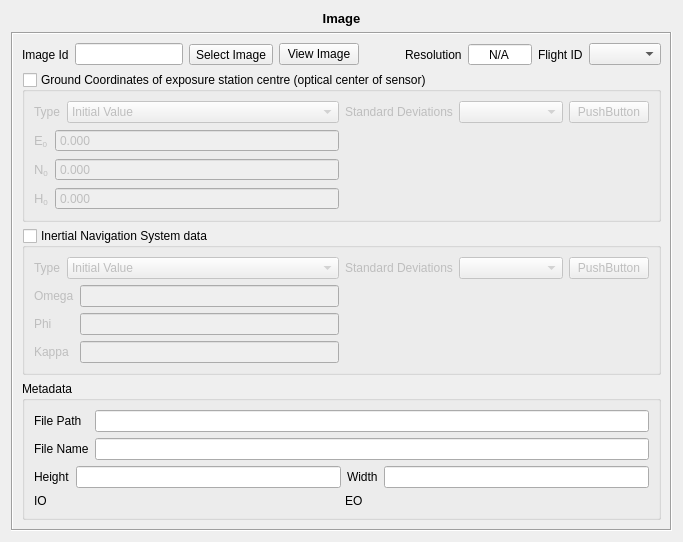
<?xml version="1.0" encoding="UTF-8"?>
<ui version="4.0">
 <class>ImageView</class>
 <widget class="QWidget" name="ImageView">
  <property name="geometry">
   <rect>
    <x>0</x>
    <y>0</y>
    <width>716</width>
    <height>622</height>
   </rect>
  </property>
  <property name="windowTitle">
   <string>Form</string>
  </property>
  <layout class="QVBoxLayout" name="verticalLayout_13">
   <property name="sizeConstraint">
    <enum>QLayout::SetFixedSize</enum>
   </property>
   <item>
    <widget class="QLabel" name="label_8">
     <property name="text">
      <string>&lt;!DOCTYPE HTML PUBLIC &quot;-//W3C//DTD HTML 4.0//EN&quot; &quot;http://www.w3.org/TR/REC-html40/strict.dtd&quot;&gt;
&lt;html&gt;&lt;head&gt;&lt;meta name=&quot;qrichtext&quot; content=&quot;1&quot; /&gt;&lt;style type=&quot;text/css&quot;&gt;
p, li { white-space: pre-wrap; }
&lt;/style&gt;&lt;/head&gt;&lt;body style=&quot; font-family:'Sans'; font-size:10pt; font-weight:400; font-style:normal;&quot;&gt;
&lt;p style=&quot; margin-top:0px; margin-bottom:0px; margin-left:0px; margin-right:0px; -qt-block-indent:0; text-indent:0px;&quot;&gt;&lt;span style=&quot; font-weight:600;&quot;&gt;Image&lt;/span&gt;&lt;/p&gt;&lt;/body&gt;&lt;/html&gt;</string>
     </property>
     <property name="alignment">
      <set>Qt::AlignCenter</set>
     </property>
    </widget>
   </item>
   <item>
    <widget class="QFrame" name="frame">
     <property name="frameShape">
      <enum>QFrame::Box</enum>
     </property>
     <property name="frameShadow">
      <enum>QFrame::Sunken</enum>
     </property>
     <layout class="QVBoxLayout" name="verticalLayout_12">
      <item>
       <layout class="QHBoxLayout" name="horizontalLayout_10">
        <item>
         <widget class="QLabel" name="label">
          <property name="text">
           <string>Image Id</string>
          </property>
         </widget>
        </item>
        <item>
         <widget class="QLineEdit" name="imageIDLine"/>
        </item>
        <item>
         <widget class="QToolButton" name="fileImageButton">
          <property name="text">
           <string>Select Image</string>
          </property>
         </widget>
        </item>
        <item>
         <widget class="QPushButton" name="viewButton">
          <property name="text">
           <string>View Image</string>
          </property>
         </widget>
        </item>
        <item>
         <spacer name="horizontalSpacer">
          <property name="orientation">
           <enum>Qt::Horizontal</enum>
          </property>
          <property name="sizeHint" stdset="0">
           <size>
            <width>40</width>
            <height>20</height>
           </size>
          </property>
         </spacer>
        </item>
        <item>
         <widget class="QLabel" name="label_7">
          <property name="text">
           <string>Resolution</string>
          </property>
         </widget>
        </item>
        <item>
         <widget class="QSpinBox" name="resolutionSpin">
          <property name="autoFillBackground">
           <bool>false</bool>
          </property>
          <property name="alignment">
           <set>Qt::AlignCenter</set>
          </property>
          <property name="buttonSymbols">
           <enum>QAbstractSpinBox::NoButtons</enum>
          </property>
          <property name="specialValueText">
           <string>N/A</string>
          </property>
          <property name="accelerated">
           <bool>true</bool>
          </property>
          <property name="suffix">
           <string> dpi</string>
          </property>
          <property name="minimum">
           <number>0</number>
          </property>
          <property name="maximum">
           <number>10000</number>
          </property>
          <property name="value">
           <number>0</number>
          </property>
         </widget>
        </item>
        <item>
         <widget class="QLabel" name="label_6">
          <property name="text">
           <string>Flight ID</string>
          </property>
         </widget>
        </item>
        <item>
         <widget class="QComboBox" name="flightIdComboBox"/>
        </item>
       </layout>
      </item>
      <item>
       <widget class="QGroupBox" name="gnssGroup">
        <property name="minimumSize">
         <size>
          <width>0</width>
          <height>100</height>
         </size>
        </property>
        <property name="title">
         <string>Ground Coordinates of exposure station centre (optical center of sensor)</string>
        </property>
        <property name="checkable">
         <bool>true</bool>
        </property>
        <property name="checked">
         <bool>false</bool>
        </property>
        <layout class="QHBoxLayout" name="horizontalLayout_6" stretch="1,1">
         <item>
          <layout class="QVBoxLayout" name="verticalLayout_8">
           <item>
            <layout class="QHBoxLayout" name="horizontalLayout_11" stretch="0,1">
             <item>
              <widget class="QLabel" name="label_11">
               <property name="text">
                <string>Type</string>
               </property>
              </widget>
             </item>
             <item>
              <widget class="QComboBox" name="gnssTypeComboBox">
               <item>
                <property name="text">
                 <string>Initial Value</string>
                </property>
               </item>
               <item>
                <property name="text">
                 <string>Fixed Value</string>
                </property>
               </item>
               <item>
                <property name="text">
                 <string>Not Considered</string>
                </property>
               </item>
              </widget>
             </item>
            </layout>
           </item>
           <item>
            <layout class="QHBoxLayout" name="horizontalLayout_5" stretch="0,1">
             <item>
              <layout class="QVBoxLayout" name="verticalLayout_6">
               <item>
                <widget class="QLabel" name="label_17">
                 <property name="text">
                  <string>&lt;!DOCTYPE HTML PUBLIC &quot;-//W3C//DTD HTML 4.0//EN&quot; &quot;http://www.w3.org/TR/REC-html40/strict.dtd&quot;&gt;
&lt;html&gt;&lt;head&gt;&lt;meta name=&quot;qrichtext&quot; content=&quot;1&quot; /&gt;&lt;style type=&quot;text/css&quot;&gt;
p, li { white-space: pre-wrap; }
&lt;/style&gt;&lt;/head&gt;&lt;body style=&quot; font-family:'Sans'; font-size:10pt; font-weight:400; font-style:normal;&quot;&gt;
&lt;table style=&quot;-qt-table-type: root; margin-top:4px; margin-bottom:4px; margin-left:4px; margin-right:4px;&quot;&gt;
&lt;tr&gt;
&lt;td style=&quot;border: none;&quot;&gt;
&lt;p style=&quot; margin-top:0px; margin-bottom:0px; margin-left:0px; margin-right:0px; -qt-block-indent:0; text-indent:0px;&quot;&gt;E&lt;span style=&quot; vertical-align:sub;&quot;&gt;0&lt;/span&gt;&lt;/p&gt;&lt;/td&gt;&lt;/tr&gt;&lt;/table&gt;&lt;/body&gt;&lt;/html&gt;</string>
                 </property>
                </widget>
               </item>
               <item>
                <widget class="QLabel" name="label_18">
                 <property name="text">
                  <string>&lt;!DOCTYPE HTML PUBLIC &quot;-//W3C//DTD HTML 4.0//EN&quot; &quot;http://www.w3.org/TR/REC-html40/strict.dtd&quot;&gt;
&lt;html&gt;&lt;head&gt;&lt;meta name=&quot;qrichtext&quot; content=&quot;1&quot; /&gt;&lt;style type=&quot;text/css&quot;&gt;
p, li { white-space: pre-wrap; }
&lt;/style&gt;&lt;/head&gt;&lt;body style=&quot; font-family:'Sans'; font-size:10pt; font-weight:400; font-style:normal;&quot;&gt;
&lt;table style=&quot;-qt-table-type: root; margin-top:4px; margin-bottom:4px; margin-left:4px; margin-right:4px;&quot;&gt;
&lt;tr&gt;
&lt;td style=&quot;border: none;&quot;&gt;
&lt;p style=&quot; margin-top:0px; margin-bottom:0px; margin-left:0px; margin-right:0px; -qt-block-indent:0; text-indent:0px;&quot;&gt;N&lt;span style=&quot; vertical-align:sub;&quot;&gt;0&lt;/span&gt;&lt;/p&gt;&lt;/td&gt;&lt;/tr&gt;&lt;/table&gt;&lt;/body&gt;&lt;/html&gt;</string>
                 </property>
                </widget>
               </item>
               <item>
                <widget class="QLabel" name="label_19">
                 <property name="text">
                  <string>&lt;!DOCTYPE HTML PUBLIC &quot;-//W3C//DTD HTML 4.0//EN&quot; &quot;http://www.w3.org/TR/REC-html40/strict.dtd&quot;&gt;
&lt;html&gt;&lt;head&gt;&lt;meta name=&quot;qrichtext&quot; content=&quot;1&quot; /&gt;&lt;style type=&quot;text/css&quot;&gt;
p, li { white-space: pre-wrap; }
&lt;/style&gt;&lt;/head&gt;&lt;body style=&quot; font-family:'Sans'; font-size:10pt; font-weight:400; font-style:normal;&quot;&gt;
&lt;table style=&quot;-qt-table-type: root; margin-top:4px; margin-bottom:4px; margin-left:4px; margin-right:4px;&quot;&gt;
&lt;tr&gt;
&lt;td style=&quot;border: none;&quot;&gt;
&lt;p style=&quot; margin-top:0px; margin-bottom:0px; margin-left:0px; margin-right:0px; -qt-block-indent:0; text-indent:0px;&quot;&gt;H&lt;span style=&quot; vertical-align:sub;&quot;&gt;0&lt;/span&gt;&lt;/p&gt;&lt;/td&gt;&lt;/tr&gt;&lt;/table&gt;&lt;/body&gt;&lt;/html&gt;</string>
                 </property>
                </widget>
               </item>
              </layout>
             </item>
             <item>
              <layout class="QVBoxLayout" name="verticalLayout_7">
               <item>
                <widget class="EfotoDoubleSpinBox" name="eDoubleSpinBox_2">
                 <property name="buttonSymbols">
                  <enum>QAbstractSpinBox::NoButtons</enum>
                 </property>
                 <property name="accelerated">
                  <bool>true</bool>
                 </property>
                 <property name="decimals">
                  <number>3</number>
                 </property>
                 <property name="minimum">
                  <double>0.000000000000000</double>
                 </property>
                 <property name="maximum">
                  <double>999999.000000000000000</double>
                 </property>
                 <property name="value">
                  <double>0.000000000000000</double>
                 </property>
                </widget>
               </item>
               <item>
                <widget class="EfotoDoubleSpinBox" name="nDoubleSpinBox_2">
                 <property name="buttonSymbols">
                  <enum>QAbstractSpinBox::NoButtons</enum>
                 </property>
                 <property name="accelerated">
                  <bool>true</bool>
                 </property>
                 <property name="decimals">
                  <number>3</number>
                 </property>
                 <property name="minimum">
                  <double>0.000000000000000</double>
                 </property>
                 <property name="maximum">
                  <double>9999999.000000000000000</double>
                 </property>
                </widget>
               </item>
               <item>
                <widget class="EfotoDoubleSpinBox" name="hDoubleSpinBox_2">
                 <property name="buttonSymbols">
                  <enum>QAbstractSpinBox::NoButtons</enum>
                 </property>
                 <property name="accelerated">
                  <bool>true</bool>
                 </property>
                 <property name="decimals">
                  <number>3</number>
                 </property>
                 <property name="minimum">
                  <double>-999.000000000000000</double>
                 </property>
                 <property name="maximum">
                  <double>9999.000000000000000</double>
                 </property>
                </widget>
               </item>
              </layout>
             </item>
            </layout>
           </item>
          </layout>
         </item>
         <item>
          <layout class="QVBoxLayout" name="verticalLayout_9">
           <item>
            <layout class="QHBoxLayout" name="horizontalLayout_8" stretch="0,1,0">
             <item>
              <widget class="QLabel" name="label_9">
               <property name="text">
                <string>Standard Deviations</string>
               </property>
              </widget>
             </item>
             <item>
              <widget class="SigmaFormTypeSelector" name="gnssSigmaSelector"/>
             </item>
             <item>
              <widget class="SigmaFormDialogButton" name="gnssSigmaDialogButton">
               <property name="text">
                <string>PushButton</string>
               </property>
              </widget>
             </item>
            </layout>
           </item>
           <item>
            <widget class="SigmaFormContent" name="gnssSigmaContent">
             <property name="frameShape">
              <enum>QFrame::NoFrame</enum>
             </property>
             <property name="frameShadow">
              <enum>QFrame::Raised</enum>
             </property>
             <property name="lineWidth">
              <number>0</number>
             </property>
            </widget>
           </item>
          </layout>
         </item>
        </layout>
       </widget>
      </item>
      <item>
       <widget class="QGroupBox" name="insGroup">
        <property name="minimumSize">
         <size>
          <width>0</width>
          <height>100</height>
         </size>
        </property>
        <property name="title">
         <string>Inertial Navigation System data</string>
        </property>
        <property name="checkable">
         <bool>true</bool>
        </property>
        <property name="checked">
         <bool>false</bool>
        </property>
        <layout class="QHBoxLayout" name="horizontalLayout_9" stretch="1,1">
         <item>
          <layout class="QVBoxLayout" name="verticalLayout_3">
           <item>
            <layout class="QHBoxLayout" name="horizontalLayout_12" stretch="0,1">
             <item>
              <widget class="QLabel" name="label_12">
               <property name="text">
                <string>Type</string>
               </property>
              </widget>
             </item>
             <item>
              <widget class="QComboBox" name="insTypeComboBox">
               <item>
                <property name="text">
                 <string>Initial Value</string>
                </property>
               </item>
               <item>
                <property name="text">
                 <string>Fixed Value</string>
                </property>
               </item>
               <item>
                <property name="text">
                 <string>Not Considered</string>
                </property>
               </item>
              </widget>
             </item>
            </layout>
           </item>
           <item>
            <layout class="QHBoxLayout" name="horizontalLayout" stretch="0,1">
             <item>
              <layout class="QVBoxLayout" name="verticalLayout_2">
               <item>
                <widget class="QLabel" name="label_20">
                 <property name="text">
                  <string>Omega</string>
                 </property>
                </widget>
               </item>
               <item>
                <widget class="QLabel" name="label_21">
                 <property name="text">
                  <string>Phi</string>
                 </property>
                </widget>
               </item>
               <item>
                <widget class="QLabel" name="label_22">
                 <property name="text">
                  <string>Kappa</string>
                 </property>
                </widget>
               </item>
              </layout>
             </item>
             <item>
              <layout class="QVBoxLayout" name="verticalLayout_5">
               <item>
                <widget class="DmsEdit" name="omegaDmsEdit"/>
               </item>
               <item>
                <widget class="DmsEdit" name="phiDmsEdit"/>
               </item>
               <item>
                <widget class="DmsEdit" name="kappaDmsEdit"/>
               </item>
              </layout>
             </item>
            </layout>
           </item>
          </layout>
         </item>
         <item>
          <layout class="QVBoxLayout" name="verticalLayout_4">
           <item>
            <layout class="QHBoxLayout" name="horizontalLayout_7" stretch="0,1,0">
             <item>
              <widget class="QLabel" name="label_10">
               <property name="text">
                <string>Standard Deviations</string>
               </property>
              </widget>
             </item>
             <item>
              <widget class="SigmaFormTypeSelector" name="insSigmaSelector"/>
             </item>
             <item>
              <widget class="SigmaFormDialogButton" name="insSigmaDialogButton">
               <property name="text">
                <string>PushButton</string>
               </property>
              </widget>
             </item>
            </layout>
           </item>
           <item>
            <widget class="SigmaFormContent" name="insSigmaContent">
             <property name="frameShape">
              <enum>QFrame::NoFrame</enum>
             </property>
             <property name="frameShadow">
              <enum>QFrame::Raised</enum>
             </property>
             <property name="lineWidth">
              <number>0</number>
             </property>
            </widget>
           </item>
          </layout>
         </item>
        </layout>
       </widget>
      </item>
      <item>
       <widget class="QGroupBox" name="metadataGroup">
        <property name="title">
         <string>Metadata</string>
        </property>
        <layout class="QGridLayout" name="gridLayout_3">
         <item row="0" column="0">
          <layout class="QVBoxLayout" name="verticalLayout">
           <item>
            <layout class="QHBoxLayout" name="horizontalLayout_3" stretch="0,1">
             <item>
              <layout class="QVBoxLayout" name="verticalLayout_10">
               <item>
                <widget class="QLabel" name="label_5">
                 <property name="text">
                  <string>File Path</string>
                 </property>
                </widget>
               </item>
               <item>
                <widget class="QLabel" name="label_4">
                 <property name="text">
                  <string>File Name</string>
                 </property>
                </widget>
               </item>
              </layout>
             </item>
             <item>
              <layout class="QVBoxLayout" name="verticalLayout_11">
               <item>
                <widget class="QLineEdit" name="filePathLine">
                 <property name="enabled">
                  <bool>true</bool>
                 </property>
                 <property name="readOnly">
                  <bool>true</bool>
                 </property>
                </widget>
               </item>
               <item>
                <widget class="QLineEdit" name="fileNameLine">
                 <property name="enabled">
                  <bool>true</bool>
                 </property>
                 <property name="readOnly">
                  <bool>true</bool>
                 </property>
                </widget>
               </item>
              </layout>
             </item>
            </layout>
           </item>
           <item>
            <layout class="QHBoxLayout" name="horizontalLayout_2">
             <item>
              <widget class="QLabel" name="label_3">
               <property name="text">
                <string>Height</string>
               </property>
              </widget>
             </item>
             <item>
              <widget class="QLineEdit" name="heightLine">
               <property name="toolTip">
                <string extracomment="Height in pixels"/>
               </property>
               <property name="readOnly">
                <bool>true</bool>
               </property>
              </widget>
             </item>
             <item>
              <widget class="QLabel" name="label_2">
               <property name="text">
                <string>Width</string>
               </property>
              </widget>
             </item>
             <item>
              <widget class="QLineEdit" name="widthLine">
               <property name="toolTip">
                <string extracomment="Width in pixels"/>
               </property>
               <property name="inputMask">
                <string/>
               </property>
               <property name="readOnly">
                <bool>true</bool>
               </property>
              </widget>
             </item>
            </layout>
           </item>
           <item>
            <layout class="QHBoxLayout" name="horizontalLayout_4">
             <item>
              <widget class="QLabel" name="labelIO">
               <property name="text">
                <string>IO</string>
               </property>
              </widget>
             </item>
             <item>
              <widget class="QLabel" name="labelEO">
               <property name="text">
                <string>EO</string>
               </property>
              </widget>
             </item>
            </layout>
           </item>
          </layout>
         </item>
        </layout>
       </widget>
      </item>
     </layout>
    </widget>
   </item>
  </layout>
 </widget>
 <customwidgets>
  <customwidget>
   <class>SigmaFormTypeSelector</class>
   <extends>QComboBox</extends>
   <header>SigmaForm.h</header>
  </customwidget>
  <customwidget>
   <class>SigmaFormContent</class>
   <extends>QFrame</extends>
   <header>SigmaForm.h</header>
   <container>1</container>
  </customwidget>
  <customwidget>
   <class>EfotoDoubleSpinBox</class>
   <extends>QDoubleSpinBox</extends>
   <header>EfotoDoubleSpinBox.h</header>
  </customwidget>
  <customwidget>
   <class>SigmaFormDialogButton</class>
   <extends>QPushButton</extends>
   <header>SigmaForm.h</header>
  </customwidget>
  <customwidget>
   <class>DmsEdit</class>
   <extends>QLineEdit</extends>
   <header>DmsEdit.h</header>
  </customwidget>
 </customwidgets>
 <resources/>
 <connections/>
 <slots>
  <slot>loadImageFile()</slot>
 </slots>
</ui>
